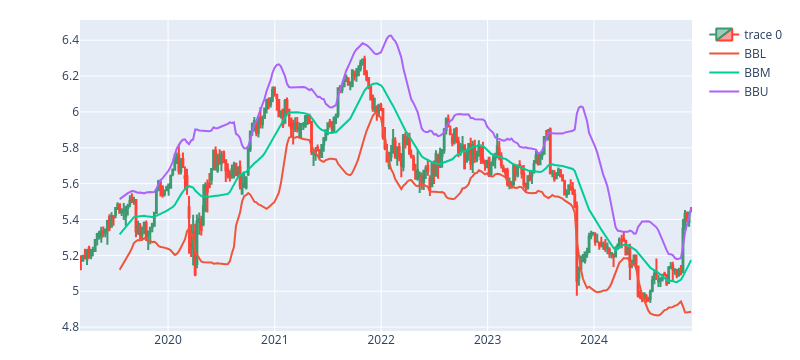

Write notebook code for a chart like this one.
### Code cell
df2 = Candle(df.resample("1W").iloc[-300:])
df2.plot(layout_kwargs={"width": 800, "margin": dict(b=20, t=20)})

### Figure 1 — Plotly figure (JSON) as saved in the notebook; plotly's stock layout.template omitted (floating-point values rounded to 4 significant figures; data arrays with more than 128 entries replaced by an {"elided": "..."} marker saying what was removed)
{"data": [{"close": {"elided": "300 float values"}, "high": {"elided": "300 float values"}, "low": {"elided": "300 float values"}, "open": {"elided": "300 float values"}, "type": "candlestick", "x": {"elided": "300 str values"}}, {"name": "BBL", "type": "scatter", "x": {"elided": "300 str values"}, "y": {"elided": "300 float values"}}, {"name": "BBM", "type": "scatter", "x": {"elided": "300 str values"}, "y": {"elided": "300 float values"}}, {"name": "BBU", "type": "scatter", "x": {"elided": "300 str values"}, "y": {"elided": "300 float values"}}], "layout": {"height": 360, "margin": {"b": 20, "t": 20}, "width": 800, "xaxis": {"autorange": true, "range": ["2019-03-05", "2024-12-02"], "rangeslider": {"visible": false, "yaxis": {}}, "type": "date"}, "yaxis": {"autorange": true, "range": [4.778, 6.513], "type": "linear"}}}
